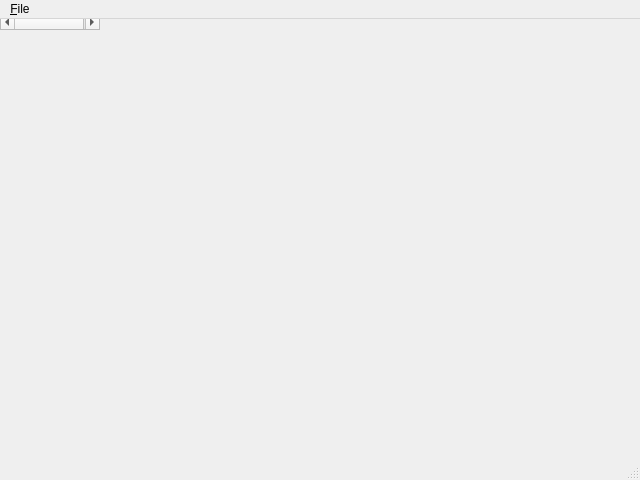
<?xml version="1.0" encoding="UTF-8"?>
<ui version="4.0">
 <class>MainWindow</class>
 <widget class="QMainWindow" name="MainWindow">
  <property name="geometry">
   <rect>
    <x>0</x>
    <y>0</y>
    <width>640</width>
    <height>480</height>
   </rect>
  </property>
  <property name="windowTitle">
   <string>MainWindow</string>
  </property>
  <widget class="QTreeWidget" name="centralwidget">
   <column>
    <property name="text">
     <string notr="true">1</string>
    </property>
   </column>
  </widget>
  <widget class="QMenuBar" name="menubar">
   <property name="geometry">
    <rect>
     <x>0</x>
     <y>0</y>
     <width>640</width>
     <height>25</height>
    </rect>
   </property>
   <widget class="QMenu" name="menu_File">
    <property name="title">
     <string>&amp;File</string>
    </property>
    <addaction name="actionOpen"/>
    <addaction name="separator"/>
    <addaction name="actionE_xit"/>
   </widget>
   <addaction name="menu_File"/>
  </widget>
  <widget class="QStatusBar" name="statusbar"/>
  <action name="actionOpen">
   <property name="text">
    <string>&amp;Open</string>
   </property>
   <property name="font">
    <font>
     <family>Droid Sans</family>
     <pointsize>12</pointsize>
    </font>
   </property>
   <property name="shortcut">
    <string>Ctrl+O</string>
   </property>
  </action>
  <action name="actionE_xit">
   <property name="text">
    <string>E&amp;xit</string>
   </property>
  </action>
 </widget>
 <resources/>
 <connections>
  <connection>
   <sender>actionOpen</sender>
   <signal>triggered()</signal>
   <receiver>MainWindow</receiver>
   <slot>open()</slot>
   <hints>
    <hint type="sourcelabel">
     <x>-1</x>
     <y>-1</y>
    </hint>
    <hint type="destinationlabel">
     <x>319</x>
     <y>239</y>
    </hint>
   </hints>
  </connection>
 </connections>
</ui>
